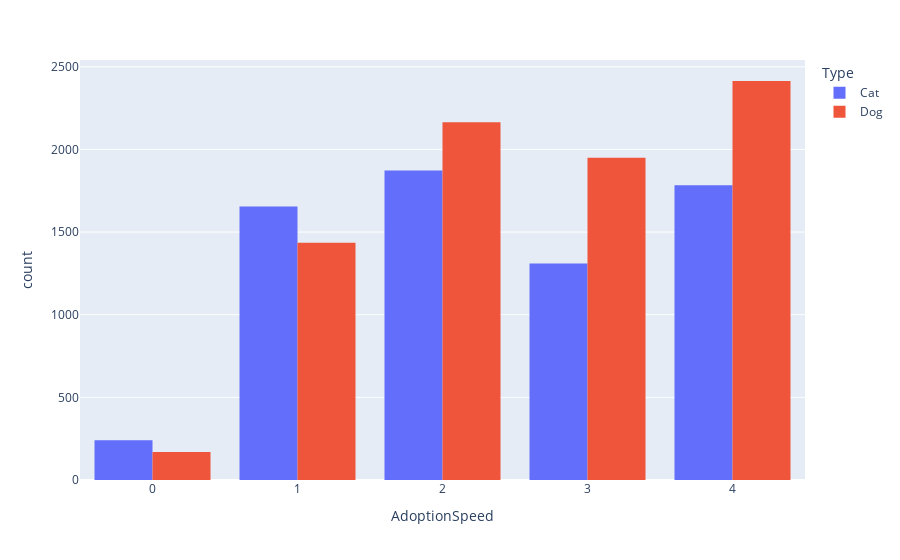

Here is the notebook cell this chart was saved with:
### Code cell
px.histogram(
    df, x="AdoptionSpeed", 
    color="Type", 
    barmode="group",
    title="Dog And Cat with Adoption"
).show()

### Figure 1 — Plotly figure (JSON) as saved in the notebook; plotly's stock layout.template omitted (floating-point values rounded to 4 significant figures; data arrays with more than 128 entries replaced by an {"elided": "..."} marker saying what was removed)
{"data": [{"alignmentgroup": "True", "bingroup": "x", "hovertemplate": "Type=Cat<br>AdoptionSpeed=%{x}<br>count=%{y}<extra></extra>", "legendgroup": "Cat", "marker": {"color": "#636efa", "pattern": {"shape": ""}}, "name": "Cat", "offsetgroup": "Cat", "orientation": "v", "showlegend": true, "type": "histogram", "x": {"elided": "6861 int values"}, "xaxis": "x", "yaxis": "y"}, {"alignmentgroup": "True", "bingroup": "x", "hovertemplate": "Type=Dog<br>AdoptionSpeed=%{x}<br>count=%{y}<extra></extra>", "legendgroup": "Dog", "marker": {"color": "#EF553B", "pattern": {"shape": ""}}, "name": "Dog", "offsetgroup": "Dog", "orientation": "v", "showlegend": true, "type": "histogram", "x": {"elided": "8132 int values"}, "xaxis": "x", "yaxis": "y"}], "layout": {"barmode": "group", "legend": {"title": {"text": "Type"}, "tracegroupgap": 0}, "margin": {"t": 60}, "xaxis": {"anchor": "y", "domain": [0, 1], "title": {"text": "AdoptionSpeed"}}, "yaxis": {"anchor": "x", "domain": [0, 1], "title": {"text": "count"}}}}
